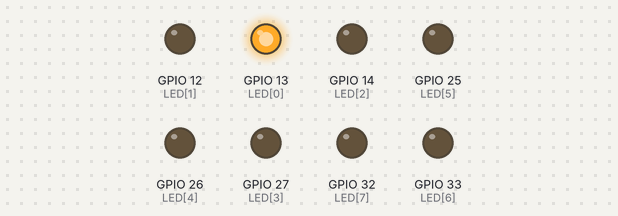
Recording of a sketch running on a simulated ESP32. Shown: output pins drawn as LEDs (lit = HIGH).

Above: at 0.07 s.
At 0.67 s:
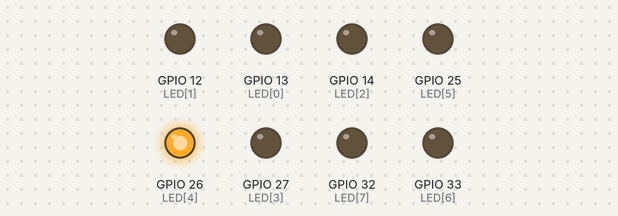
At 0.97 s:
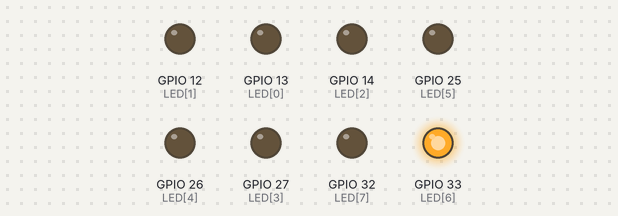
At 1.42 s:
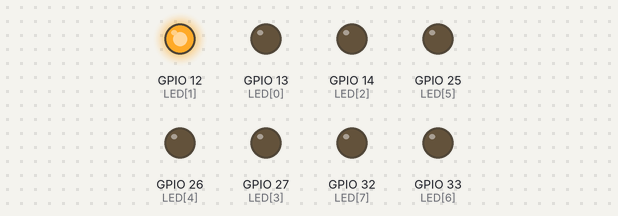
At 2.02 s:
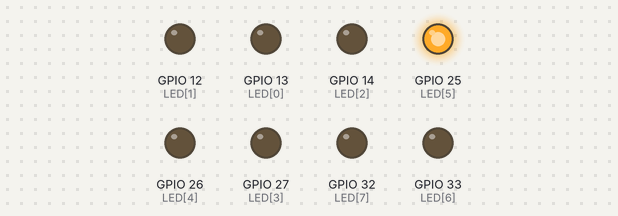
At 2.77 s:
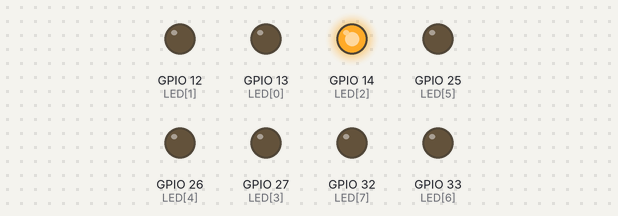
Timing chart, 0 to 3.1 s (numbered marks = the images above):
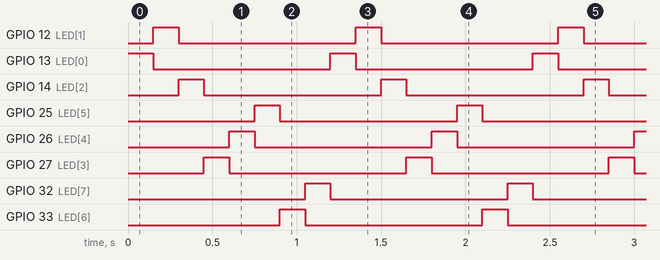

The sketch:

LAB2-PARTB.ino
```cpp
const int LED[8] = { 13, 12, 14, 27, 26, 25, 33, 32 };

void setup() {
  Serial.begin(115200);
  for (int i = 0; i < 8; i++) pinMode(LED[i], OUTPUT);
}

void loop() {                       // walk once to prove all eight
  for (int i = 0; i < 8; i++) {
    digitalWrite(LED[i], HIGH); delay(150);
    digitalWrite(LED[i], LOW);
  }
} 
```

Measured:
- by itself, GPIO 12 (LED[1]), GPIO 13 (LED[0]), GPIO 14 (LED[2]), GPIO 25 (LED[5]), GPIO 26 (LED[4]), GPIO 27 (LED[3]), GPIO 32 (LED[7]), GPIO 33 (LED[6]): alternates HIGH for 0.15 s and LOW for 1.1 s
- by itself, everything shown: repeats every 1.2 s, in 8 steps
